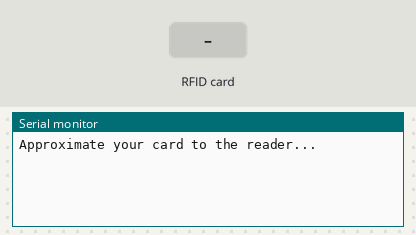
Bench run of a sketch on a simulated Arduino Uno, built with avr-gcc and run on an emulated ATmega328P. On the bench: the last lines printed to the serial monitor. The test bench sets the inputs (shaded band).

Above: at 1.2 s.
1.3 s: RFID card BD 31 15 2B held to the reader
At 2.1 s:
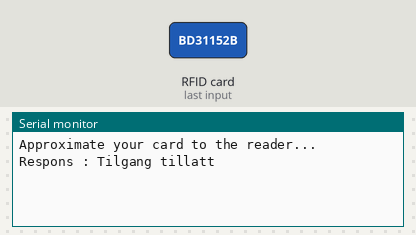
2.8 s: RFID card 5E 7A 19 C4 held to the reader
At 5.7 s:
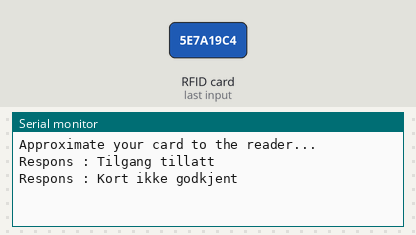

The sketch:

SPI_RFID.ino
```cpp
//RFID bibliotek og definisjoner
#include <SPI.h>
#include <MFRC522.h>
#define SS_PIN 10
#define RST_PIN 9
MFRC522 mfrc522(SS_PIN, RST_PIN);

void setup()
{
  //Start seriekommunikasjon
  Serial.begin(9600);
  //Start SPI dataoverføring
  SPI.begin();
  //Start mfrc522
  mfrc522.PCD_Init();
  Serial.println("Approximate your card to the reader...");
  Serial.println();
}
void loop()
{
  //Leit etter nye kort
  if ( !mfrc522.PICC_IsNewCardPresent() ){
    return;
  }
  // Select one of the cards
  if ( ! mfrc522.PICC_ReadCardSerial() ){
    return;
  }
  //Leser av UID
  String content= "";
  byte letter;
  for (byte i = 0; i < mfrc522.uid.size; i++){
     content.concat(String(mfrc522.uid.uidByte[i] < 0x10 ? " 0" : " "));
     content.concat(String(mfrc522.uid.uidByte[i], HEX));
  }
  Serial.println();
  Serial.print("Respons : ");
  content.toUpperCase();
  //Dersom kortUID matcher med denne strengen
  if (content.substring(1) == "BD 31 15 2B"){ //Endre til din UID her!
    Serial.println("Tilgang tillatt");
    Serial.println();
    delay(3000);
  }
 else{
    Serial.println("Kort ikke godkjent");
    delay(3000);
  }
}
```

Measured:
- after the input at 1.3 s, the serial monitor: prints a new line at once (image 1)
- after the input at 2.8 s, the serial monitor: prints a new line after 1.5 s (image 2)
